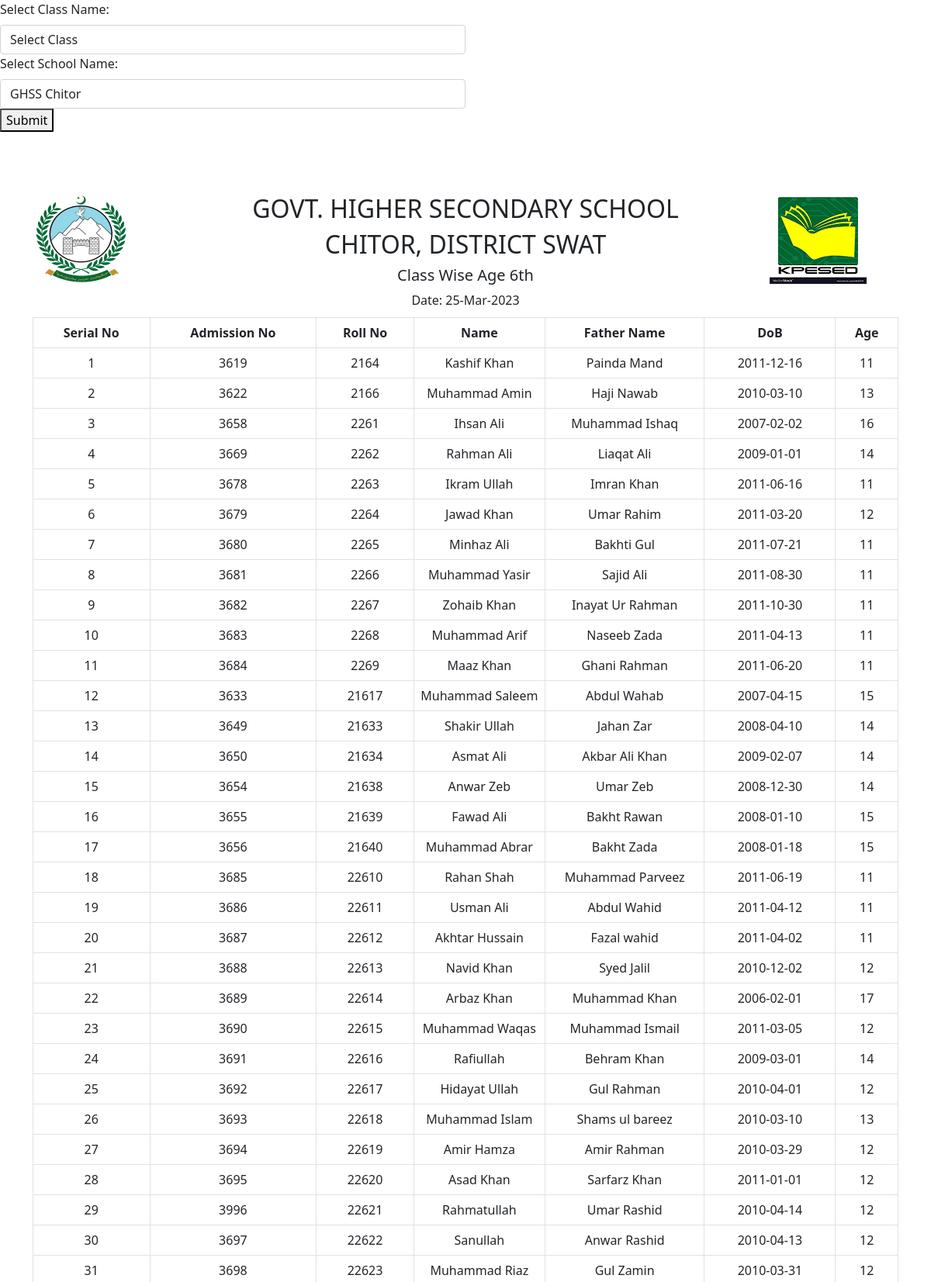
Screenshot of /class_wise_age.php (upper part) with the database file from the repository.
### tables this page shows
CREATE TABLE `students_info` (
  `Roll_No` int(11) NOT NULL,
  `Name` varchar(100) NOT NULL,
  `FName` varchar(100) NOT NULL,
  `Dob` date DEFAULT NULL,
  `Mobile_No` varchar(12) NOT NULL DEFAULT '03',
  `Admission_Date` date DEFAULT NULL,
  `Admission_No` int(6) DEFAULT NULL,
  `Father_Cnic` varchar(15) DEFAULT NULL,
  `Student_Form_B` varchar(15) DEFAULT NULL,
  `School` varchar(200) NOT NULL DEFAULT 'GHSS CHITOR',
  `Class` enum('5th','6th A','6th B','7th','8th A','8th B','8th','10th A','10th B','9th A','9th B','6th','7th A','7th B','4th','11th') NOT NULL,
  `Class_Position` varchar(20) DEFAULT NULL,
  `Status` int(11) NOT NULL DEFAULT 1
);

### class_wise_age.php (the view, shortened to what this page needs)
<?php
require_once 'sand_box.php';
$link=connect();
?>
<form action="#" method="GET">
<div class="form-row no-print">
<?php
  $selected_class='';
  Select_class($selected_class);
  Select_school($SCHOOL_SHOW);?>
</div>
<button class="no-print" type="submit" name="submit" class="btn btn-primary">
  Submit
</button>
</form>
<?php
if (isset($_GET['submit'])) {
    $class_name=$_GET['class_exam'];
    $class_name=str_replace('\'', '', $class_name);
} else {
    $class_name="6th";
}
Page_Header('Class wise age '.$class_name);
?>
</head>
<body>
<?php
if (isset($_GET['school'])) {
    $school_name=$_GET['school'];
    $school_name=str_replace('\'', '', $school_name);
} else {
    $school_name ='GHSS CHITOR';
}
?>
<div class="container">
    <div class="row m-t-1">
        <div class="log col-sm-2">
            <img src="./images/khyber.png" alt="khyber">
        </div>
        <div class="header text-center col-sm-8">
        <h2>GOVT. HIGHER SECONDARY SCHOOL </h2>
        <h2 >  CHITOR, DISTRICT SWAT  </h2>
        <h5>
           Class Wise Age
            <?php echo $class_name;  ?>
        </h5>
                     Date: <?php echo date('d-M-Y') ?>
        </div>
        <div class="logo2 col-sm-2">
        <img src="./images/kpesed.png" alt="kpesed.png">
        </div>
    </div>
</div>
<div class="container">
    <table class="table table-bordered" id="award-list">
        <thead>
    <tr>
        <th>Serial No</th>
        <th>Admission No </th>
        <th>Roll No </th>
        <th>Name </th>
        <th>Father Name</th>
        <th>DoB</th>
        <th>Age</th>
    </tr>
    <thead>
        <?php
        $q="Select * from students_info WHERE
              Class='$class_name'
              AND
              School='$school_name'
              AND
              Status='1' order by Roll_No ASC";
        $qr=mysqli_query($link, $q) or die('Error in Q 1'.mysqli_error($link));
        $i=1;
        while ($qfa=mysqli_fetch_assoc($qr)) {
            $age = calculate_age($qfa['Dob']);
                echo  '<tr>
                            <td>'.$i. '</td>
                            <td>'.$qfa['Admission_No'].'</td>
                            <td>'.$qfa['Roll_No'].'</td>
                            <td>'.$qfa['Name'].'</td>
                            <td>'.$qfa['FName'].'</td>
                            <td>'.$qfa['Dob'].'</td>
                            <td>'.$age.'</td>
                        </tr>';
            $i++;
        }
        ?>
    </table>
</div>
<?php Page_close(); ?>

### sand_box.php (shortened to what this page needs)
<?php
        $link=connect();
function Page_header($page_name)
{
    echo '<!DOCTYPE html>
<html lang="en">
        <title>'.$page_name.'</title>
        <meta charset="utf-8">
        <meta name="viewport" content="width=device-width, initial-scale=1">
        <link rel="stylesheet" href="css/bootstrap.min.css">
        <link rel="stylesheet" href="css/style.css">
        <link rel="stylesheet" href="css/bootstrap-icons.css">
        <link rel="stylesheet" href="css/print.css" media="print">
        <link rel="icon" type="image/png" sizes="16x16" href="images/favicon.ico">
        ';
}
function Page_close()
{
    echo'
    <script  src="js/bootstrap.bundle.min.js"></script>
    <script type="text/javascript" src="js/custom.js"></script>
    </body>
	</html>';
}
function Select_Single_Column_Array_data(
    $column_name,$table_name,$where_column,$where_value
) {
    $q="SELECT $column_name from $table_name WHERE $where_column=$where_value";
    global $link;
    $exe=mysqli_query($link, $q);
    $data=[];
    while ($exer=mysqli_fetch_assoc($exe)) {
        $value=$exer[$column_name];
        array_push($data, $value);
    }
    return $data;
}
function Select_class($selected_class)
{
    echo "
<div class='form-group col-md-6'>
	<label for='class_exam' class='form-label'>Select Class Name: </label>
              <select class='form-control' name='class_exam' id='class_name'
               required>
                <option value=''>Select Class </option>";
    echo "   </select>
      </div>
";
}
function Select_school($selected_school)
{
    $school_names_array=Select_Single_Column_Array_data(
        "Name", "schools", "Status", "1"
    );
    echo "
	<div class='form-group col-md-6'>
		<label for='school' class='form-label'>Select School Name: </label>
              <select class='form-control' name='school' id='school_name'
               required>
                <option value=''>Select School </option>";
    for ($i=0;$i<count($school_names_array);$i++) {
        echo "<option value='$school_names_array[$i]'";
        if ($selected_school==$school_names_array[$i]) {
            echo "selected";
        }
            echo"> $school_names_array[$i] </option> ";
    }
        echo "   </select>
    </div>
             ";
}
function Calculate_age($dob)
{
    $date = new DateTime($dob);
    $now = new DateTime();
    $interval = $now->diff($date);
    return $interval->y;
}
?>

### css/style.css (style rules this page uses)
table { text-align: center; margin: 10px auto; width: 90%; }
table td { max-width: 100px; }
.text-center { text-align: center; }
.m-t-1 { margin-top:80px; }

### rows the page displays
students_info: Admission_No "3619", Roll_No "2164", Name "Kashif Khan", FName "Painda Mand", Dob "2011-12-16", Dob "11"
students_info: Admission_No "3622", Roll_No "2166", Name "Muhammad Amin", FName "Haji Nawab", Dob "2010-03-10", Dob "13"
students_info: Admission_No "3658", Roll_No "2261", Name "Ihsan Ali", FName "Muhammad Ishaq", Dob "2007-02-02", Dob "16"
students_info: Admission_No "3669", Roll_No "2262", Name "Rahman Ali", FName "Liaqat Ali", Dob "2009-01-01", Dob "14"
students_info: Admission_No "3678", Roll_No "2263", Name "Ikram Ullah", FName "Imran Khan", Dob "2011-06-16", Dob "11"
students_info: Admission_No "3679", Roll_No "2264", Name "Jawad Khan", FName "Umar Rahim", Dob "2011-03-20", Dob "12"
students_info: Admission_No "3680", Roll_No "2265", Name "Minhaz Ali", FName "Bakhti Gul", Dob "2011-07-21", Dob "11"
students_info: Admission_No "3681", Roll_No "2266", Name "Muhammad Yasir", FName "Sajid Ali", Dob "2011-08-30", Dob "11"
students_info: Admission_No "3682", Roll_No "2267", Name "Zohaib Khan", FName "Inayat Ur Rahman", Dob "2011-10-30", Dob "11"
students_info: Admission_No "3683", Roll_No "2268", Name "Muhammad Arif", FName "Naseeb Zada", Dob "2011-04-13", Dob "11"
students_info: Admission_No "3684", Roll_No "2269", Name "Maaz Khan", FName "Ghani Rahman", Dob "2011-06-20", Dob "11"
students_info: Admission_No "3633", Roll_No "21617", Name "Muhammad Saleem", FName "Abdul Wahab", Dob "2007-04-15", Dob "15"
students_info: Admission_No "3649", Roll_No "21633", Name "Shakir Ullah", FName "Jahan Zar", Dob "2008-04-10", Dob "14"
students_info: Admission_No "3650", Roll_No "21634", Name "Asmat Ali", FName "Akbar Ali Khan", Dob "2009-02-07", Dob "14"
students_info: Admission_No "3654", Roll_No "21638", Name "Anwar Zeb", FName "Umar Zeb", Dob "2008-12-30", Dob "14"
students_info: Admission_No "3655", Roll_No "21639", Name "Fawad Ali", FName "Bakht Rawan", Dob "2008-01-10", Dob "15"
students_info: Admission_No "3656", Roll_No "21640", Name "Muhammad Abrar", FName "Bakht Zada", Dob "2008-01-18", Dob "15"
students_info: Admission_No "3685", Roll_No "22610", Name "Rahan Shah", FName "Muhammad Parveez", Dob "2011-06-19", Dob "11"
students_info: Admission_No "3686", Roll_No "22611", Name "Usman Ali", FName "Abdul Wahid", Dob "2011-04-12", Dob "11"
students_info: Admission_No "3687", Roll_No "22612", Name "Akhtar Hussain", FName "Fazal wahid", Dob "2011-04-02", Dob "11"
students_info: Admission_No "3688", Roll_No "22613", Name "Navid Khan", FName "Syed Jalil", Dob "2010-12-02", Dob "12"
students_info: Admission_No "3689", Roll_No "22614", Name "Arbaz Khan", FName "Muhammad Khan", Dob "2006-02-01", Dob "17"
students_info: Admission_No "3690", Roll_No "22615", Name "Muhammad Waqas", FName "Muhammad Ismail", Dob "2011-03-05", Dob "12"
students_info: Admission_No "3691", Roll_No "22616", Name "Rafiullah", FName "Behram Khan", Dob "2009-03-01", Dob "14"
students_info: Admission_No "3692", Roll_No "22617", Name "Hidayat Ullah", FName "Gul Rahman", Dob "2010-04-01", Dob "12"
students_info: Admission_No "3693", Roll_No "22618", Name "Muhammad Islam", FName "Shams ul bareez", Dob "2010-03-10", Dob "13"
students_info: Admission_No "3694", Roll_No "22619", Name "Amir Hamza", FName "Amir Rahman", Dob "2010-03-29", Dob "12"
students_info: Admission_No "3695", Roll_No "22620", Name "Asad Khan", FName "Sarfarz Khan", Dob "2011-01-01", Dob "12"
students_info: Admission_No "3996", Roll_No "22621", Name "Rahmatullah", FName "Umar Rashid", Dob "2010-04-14", Dob "12"
students_info: Admission_No "3697", Roll_No "22622", Name "Sanullah", FName "Anwar Rashid", Dob "2010-04-13", Dob "12"
students_info: Admission_No "3698", Roll_No "22623", Name "Muhammad Riaz", FName "Gul Zamin", Dob "2010-03-31", Dob "12"

### other values shown
$class_name "6th"
form field school "GHSS Chitor"
